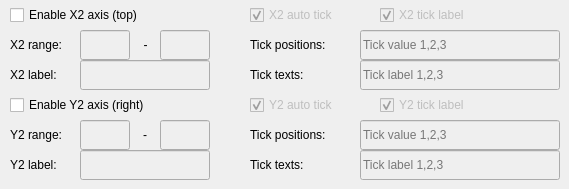
                  <widget class="QWidget" name="page_11">
                   <widget class="QLabel" name="label_72">
                    <property name="enabled">
                     <bool>true</bool>
                    </property>
                    <property name="geometry">
                     <rect>
                      <x>10</x>
                      <y>60</y>
                      <width>70</width>
                      <height>30</height>
                     </rect>
                    </property>
                    <property name="minimumSize">
                     <size>
                      <width>70</width>
                      <height>30</height>
                     </size>
                    </property>
                    <property name="text">
                     <string>X2 label:</string>
                    </property>
                   </widget>
                   <widget class="QLabel" name="label_74">
                    <property name="enabled">
                     <bool>true</bool>
                    </property>
                    <property name="geometry">
                     <rect>
                      <x>130</x>
                      <y>30</y>
                      <width>31</width>
                      <height>30</height>
                     </rect>
                    </property>
                    <property name="minimumSize">
                     <size>
                      <width>30</width>
                      <height>30</height>
                     </size>
                    </property>
                    <property name="text">
                     <string>-</string>
                    </property>
                    <property name="alignment">
                     <set>Qt::AlignCenter</set>
                    </property>
                   </widget>
                   <widget class="QLabel" name="label_73">
                    <property name="enabled">
                     <bool>true</bool>
                    </property>
                    <property name="geometry">
                     <rect>
                      <x>10</x>
                      <y>30</y>
                      <width>70</width>
                      <height>30</height>
                     </rect>
                    </property>
                    <property name="minimumSize">
                     <size>
                      <width>70</width>
                      <height>30</height>
                     </size>
                    </property>
                    <property name="text">
                     <string>X2 range:</string>
                    </property>
                   </widget>
                   <widget class="QCheckBox" name="plot1DAutoTickX2_CB">
                    <property name="enabled">
                     <bool>false</bool>
                    </property>
                    <property name="geometry">
                     <rect>
                      <x>250</x>
                      <y>0</y>
                      <width>120</width>
                      <height>30</height>
                     </rect>
                    </property>
                    <property name="minimumSize">
                     <size>
                      <width>120</width>
                      <height>30</height>
                     </size>
                    </property>
                    <property name="text">
                     <string>X2 auto tick</string>
                    </property>
                    <property name="checked">
                     <bool>true</bool>
                    </property>
                   </widget>
                   <widget class="QLineEdit" name="plot1DRangeMaxX2_LE">
                    <property name="enabled">
                     <bool>false</bool>
                    </property>
                    <property name="geometry">
                     <rect>
                      <x>160</x>
                      <y>30</y>
                      <width>50</width>
                      <height>30</height>
                     </rect>
                    </property>
                    <property name="minimumSize">
                     <size>
                      <width>42</width>
                      <height>22</height>
                     </size>
                    </property>
                   </widget>
                   <widget class="QLineEdit" name="plot1DRangeMinX2_LE">
                    <property name="enabled">
                     <bool>false</bool>
                    </property>
                    <property name="geometry">
                     <rect>
                      <x>80</x>
                      <y>30</y>
                      <width>50</width>
                      <height>30</height>
                     </rect>
                    </property>
                    <property name="minimumSize">
                     <size>
                      <width>42</width>
                      <height>22</height>
                     </size>
                    </property>
                   </widget>
                   <widget class="QLineEdit" name="plot1DLabelX2_LE">
                    <property name="enabled">
                     <bool>false</bool>
                    </property>
                    <property name="geometry">
                     <rect>
                      <x>80</x>
                      <y>60</y>
                      <width>130</width>
                      <height>30</height>
                     </rect>
                    </property>
                    <property name="minimumSize">
                     <size>
                      <width>42</width>
                      <height>22</height>
                     </size>
                    </property>
                   </widget>
                   <widget class="QLineEdit" name="plot1DTickValueX2_LE">
                    <property name="enabled">
                     <bool>false</bool>
                    </property>
                    <property name="geometry">
                     <rect>
                      <x>360</x>
                      <y>30</y>
                      <width>200</width>
                      <height>30</height>
                     </rect>
                    </property>
                    <property name="minimumSize">
                     <size>
                      <width>42</width>
                      <height>22</height>
                     </size>
                    </property>
                    <property name="placeholderText">
                     <string>Tick value 1,2,3</string>
                    </property>
                   </widget>
                   <widget class="QLineEdit" name="plot1DTickLabelX2_LE">
                    <property name="enabled">
                     <bool>false</bool>
                    </property>
                    <property name="geometry">
                     <rect>
                      <x>360</x>
                      <y>60</y>
                      <width>200</width>
                      <height>30</height>
                     </rect>
                    </property>
                    <property name="minimumSize">
                     <size>
                      <width>42</width>
                      <height>22</height>
                     </size>
                    </property>
                    <property name="toolTip">
                     <string>Tick labels</string>
                    </property>
                    <property name="placeholderText">
                     <string>Tick label 1,2,3</string>
                    </property>
                   </widget>
                   <widget class="QCheckBox" name="plot1DAxisX2_CB">
                    <property name="geometry">
                     <rect>
                      <x>10</x>
                      <y>0</y>
                      <width>180</width>
                      <height>30</height>
                     </rect>
                    </property>
                    <property name="minimumSize">
                     <size>
                      <width>180</width>
                      <height>30</height>
                     </size>
                    </property>
                    <property name="text">
                     <string>Enable X2 axis (top)</string>
                    </property>
                   </widget>
                   <widget class="QCheckBox" name="plot1DTickLabelX2_CB">
                    <property name="enabled">
                     <bool>false</bool>
                    </property>
                    <property name="geometry">
                     <rect>
                      <x>380</x>
                      <y>0</y>
                      <width>120</width>
                      <height>30</height>
                     </rect>
                    </property>
                    <property name="minimumSize">
                     <size>
                      <width>120</width>
                      <height>30</height>
                     </size>
                    </property>
                    <property name="text">
                     <string>X2 tick label</string>
                    </property>
                    <property name="checked">
                     <bool>true</bool>
                    </property>
                   </widget>
                   <widget class="QLabel" name="label_55">
                    <property name="geometry">
                     <rect>
                      <x>250</x>
                      <y>60</y>
                      <width>81</width>
                      <height>30</height>
                     </rect>
                    </property>
                    <property name="minimumSize">
                     <size>
                      <width>0</width>
                      <height>30</height>
                     </size>
                    </property>
                    <property name="text">
                     <string>Tick texts:</string>
                    </property>
                   </widget>
                   <widget class="QLabel" name="label_56">
                    <property name="geometry">
                     <rect>
                      <x>250</x>
                      <y>30</y>
                      <width>90</width>
                      <height>30</height>
                     </rect>
                    </property>
                    <property name="minimumSize">
                     <size>
                      <width>0</width>
                      <height>30</height>
                     </size>
                    </property>
                    <property name="text">
                     <string>Tick positions:</string>
                    </property>
                   </widget>
                   <widget class="QLabel" name="label_52">
                    <property name="enabled">
                     <bool>true</bool>
                    </property>
                    <property name="geometry">
                     <rect>
                      <x>10</x>
                      <y>150</y>
                      <width>70</width>
                      <height>30</height>
                     </rect>
                    </property>
                    <property name="minimumSize">
                     <size>
                      <width>70</width>
                      <height>30</height>
                     </size>
                    </property>
                    <property name="text">
                     <string>Y2 label:</string>
                    </property>
                   </widget>
                   <widget class="QLineEdit" name="plot1DRangeMaxY2_LE">
                    <property name="enabled">
                     <bool>false</bool>
                    </property>
                    <property name="geometry">
                     <rect>
                      <x>160</x>
                      <y>120</y>
                      <width>50</width>
                      <height>30</height>
                     </rect>
                    </property>
                    <property name="minimumSize">
                     <size>
                      <width>42</width>
                      <height>22</height>
                     </size>
                    </property>
                   </widget>
                   <widget class="QCheckBox" name="plot1DAutoTickY2_CB">
                    <property name="enabled">
                     <bool>false</bool>
                    </property>
                    <property name="geometry">
                     <rect>
                      <x>250</x>
                      <y>90</y>
                      <width>120</width>
                      <height>30</height>
                     </rect>
                    </property>
                    <property name="minimumSize">
                     <size>
                      <width>120</width>
                      <height>30</height>
                     </size>
                    </property>
                    <property name="text">
                     <string>Y2 auto tick</string>
                    </property>
                    <property name="checked">
                     <bool>true</bool>
                    </property>
                   </widget>
                   <widget class="QLabel" name="label_49">
                    <property name="enabled">
                     <bool>true</bool>
                    </property>
                    <property name="geometry">
                     <rect>
                      <x>10</x>
                      <y>120</y>
                      <width>70</width>
                      <height>30</height>
                     </rect>
                    </property>
                    <property name="minimumSize">
                     <size>
                      <width>70</width>
                      <height>30</height>
                     </size>
                    </property>
                    <property name="text">
                     <string>Y2 range:</string>
                    </property>
                   </widget>
                   <widget class="QLineEdit" name="plot1DTickValueY2_LE">
                    <property name="enabled">
                     <bool>false</bool>
                    </property>
                    <property name="geometry">
                     <rect>
                      <x>360</x>
                      <y>120</y>
                      <width>200</width>
                      <height>30</height>
                     </rect>
                    </property>
                    <property name="minimumSize">
                     <size>
                      <width>42</width>
                      <height>22</height>
                     </size>
                    </property>
                    <property name="placeholderText">
                     <string>Tick value 1,2,3</string>
                    </property>
                   </widget>
                   <widget class="QLineEdit" name="plot1DRangeMinY2_LE">
                    <property name="enabled">
                     <bool>false</bool>
                    </property>
                    <property name="geometry">
                     <rect>
                      <x>80</x>
                      <y>120</y>
                      <width>50</width>
                      <height>30</height>
                     </rect>
                    </property>
                    <property name="minimumSize">
                     <size>
                      <width>42</width>
                      <height>22</height>
                     </size>
                    </property>
                   </widget>
                   <widget class="QCheckBox" name="plot1DTickLabelY2_CB">
                    <property name="enabled">
                     <bool>false</bool>
                    </property>
                    <property name="geometry">
                     <rect>
                      <x>380</x>
                      <y>90</y>
                      <width>120</width>
                      <height>30</height>
                     </rect>
                    </property>
                    <property name="minimumSize">
                     <size>
                      <width>120</width>
                      <height>30</height>
                     </size>
                    </property>
                    <property name="text">
                     <string>Y2 tick label</string>
                    </property>
                    <property name="checked">
                     <bool>true</bool>
                    </property>
                   </widget>
                   <widget class="QLabel" name="label_57">
                    <property name="geometry">
                     <rect>
                      <x>250</x>
                      <y>150</y>
                      <width>90</width>
                      <height>30</height>
                     </rect>
                    </property>
                    <property name="minimumSize">
                     <size>
                      <width>0</width>
                      <height>30</height>
                     </size>
                    </property>
                    <property name="text">
                     <string>Tick texts:</string>
                    </property>
                   </widget>
                   <widget class="QLineEdit" name="plot1DLabelY2_LE">
                    <property name="enabled">
                     <bool>false</bool>
                    </property>
                    <property name="geometry">
                     <rect>
                      <x>80</x>
                      <y>150</y>
                      <width>130</width>
                      <height>30</height>
                     </rect>
                    </property>
                    <property name="minimumSize">
                     <size>
                      <width>42</width>
                      <height>22</height>
                     </size>
                    </property>
                   </widget>
                   <widget class="QLabel" name="label_75">
                    <property name="enabled">
                     <bool>true</bool>
                    </property>
                    <property name="geometry">
                     <rect>
                      <x>130</x>
                      <y>120</y>
                      <width>30</width>
                      <height>30</height>
                     </rect>
                    </property>
                    <property name="minimumSize">
                     <size>
                      <width>30</width>
                      <height>30</height>
                     </size>
                    </property>
                    <property name="text">
                     <string>-</string>
                    </property>
                    <property name="alignment">
                     <set>Qt::AlignCenter</set>
                    </property>
                   </widget>
                   <widget class="QLineEdit" name="plot1DTickLabelY2_LE">
                    <property name="enabled">
                     <bool>false</bool>
                    </property>
                    <property name="geometry">
                     <rect>
                      <x>360</x>
                      <y>150</y>
                      <width>200</width>
                      <height>30</height>
                     </rect>
                    </property>
                    <property name="minimumSize">
                     <size>
                      <width>42</width>
                      <height>22</height>
                     </size>
                    </property>
                    <property name="toolTip">
                     <string>Tick labels</string>
                    </property>
                    <property name="placeholderText">
                     <string>Tick label 1,2,3</string>
                    </property>
                   </widget>
                   <widget class="QCheckBox" name="plot1DAxisY2_CB">
                    <property name="geometry">
                     <rect>
                      <x>10</x>
                      <y>90</y>
                      <width>181</width>
                      <height>30</height>
                     </rect>
                    </property>
                    <property name="minimumSize">
                     <size>
                      <width>0</width>
                      <height>30</height>
                     </size>
                    </property>
                    <property name="text">
                     <string>Enable Y2 axis (right)</string>
                    </property>
                   </widget>
                   <widget class="QLabel" name="label_58">
                    <property name="geometry">
                     <rect>
                      <x>250</x>
                      <y>120</y>
                      <width>90</width>
                      <height>30</height>
                     </rect>
                    </property>
                    <property name="minimumSize">
                     <size>
                      <width>0</width>
                      <height>30</height>
                     </size>
                    </property>
                    <property name="text">
                     <string>Tick positions:</string>
                    </property>
                   </widget>
                  </widget>
